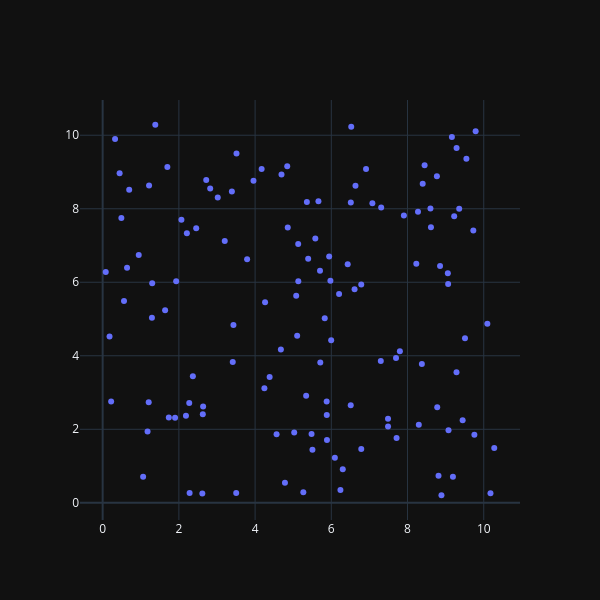

Notebook cell for this chart:
### Code cell
fig = go.Figure(
    data = go.Scatter(
        x=R[:,0],
        y=R[:,1],
        mode='markers'
    )
)
fig.update_layout(width=600, height=600)
fig.update_layout(template="plotly_dark")

fig.show()
